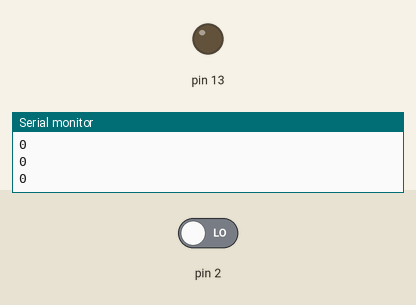
Recording of a sketch running on a simulated Arduino Uno, built with avr-gcc and run on an emulated ATmega328P. On the bench: output pins drawn as LEDs (lit = HIGH), the last lines printed to the serial monitor. The test bench sets the inputs (shaded band); at power-on: pin 2 LOW.

Above: at 1.2 s.
1.3 s: pin 2 driven HIGH
At 2.4 s:
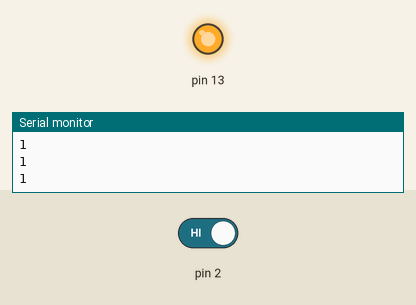
2.8 s: pin 2 driven LOW
At 3.7 s:
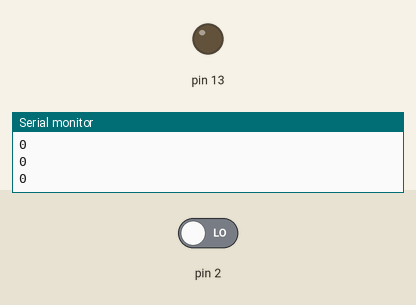
Timing chart, 0 to 5.8 s (numbered marks = the images above; inputs shaded):
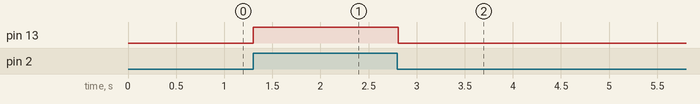

The sketch:

digital.ino
```cpp
int buttonState = 0;

void setup() {
  pinMode(2, INPUT);
  pinMode(13, OUTPUT);

  Serial.begin(9600);
}

void loop() {
  buttonState = digitalRead(2);

  Serial.println(buttonState);

  if (buttonState == HIGH) {
    digitalWrite(13, HIGH);
  } else {
    digitalWrite(13, LOW);
  }

  delay(10);
}
```

Measured:
- after the input at 1.3 s, pin 13: LOW → HIGH at once
- after the input at 2.8 s, pin 13: HIGH → LOW at once
